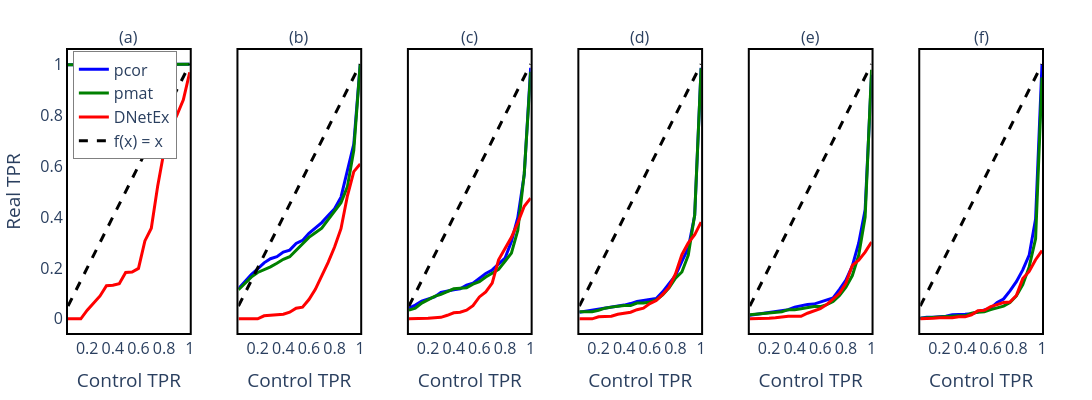

Write notebook code for a chart like this one.
### Code cell
import plotly.graph_objects as go
from plotly.subplots import make_subplots

# Create the 1-row, 6-column subplot figure
fig = make_subplots(
    rows=1, cols=6,
    shared_xaxes=False,     
    horizontal_spacing=0.05,  
    subplot_titles=["(a)", "(b)", "(c)", "(d)", "(e)", "(f)"]
)

################################################################################
# Subplot 1 a
################################################################################
temp_df = r1_00.groupby('alpha').TPR.mean().reset_index()
temp_dfx = x1_00.groupby('alpha').TPR.mean().reset_index()
run_number = 0

trace1_sub1 = go.Scatter(
    x=temp_df.alpha.values,
    y=temp_df.TPR.values,
    mode='lines',
    name='pcor',
    line=dict(color='blue'),
    showlegend=True
)

trace1x_sub1 = go.Scatter(
    x=temp_dfx.alpha.values,
    y=temp_dfx.TPR.values,
    mode='lines',
    name='pmat',
    line=dict(color='green'),
    showlegend=True
)

trace2_sub1 = go.Scatter(
    x=runs_qs_list_00[run_number],
    y=runs_recall_list_00[run_number],
    mode='lines',
    name='DNetEx',
    line=dict(color='red'),
    showlegend=True
)

trace3_sub1 = go.Scatter(
    x=[min(runs_qs_list_00[run_number]), max(runs_qs_list_00[run_number])],
    y=[min(runs_qs_list_00[run_number]), max(runs_qs_list_00[run_number])],
    mode='lines',
    name="f(x) = x",
    line=dict(color='black', dash='dash'),
    showlegend=True
)

fig.add_trace(trace1_sub1, row=1, col=1)
fig.add_trace(trace1x_sub1, row=1, col=1)
fig.add_trace(trace2_sub1, row=1, col=1)
fig.add_trace(trace3_sub1, row=1, col=1)

fig.update_xaxes(
    title_text="Control TPR", 
    showline=True, linewidth=2, linecolor='black', mirror=True,
    row=1, col=1
)
fig.update_yaxes(
    title_text="Real TPR", 
    showline=True, linewidth=2, linecolor='black', mirror=True,
    row=1, col=1
)

################################################################################
# Subplot 2 b
################################################################################
temp_df = r1_02.groupby('alpha').TPR.mean().reset_index()
temp_dfx = x1_02.groupby('alpha').TPR.mean().reset_index()

trace1_sub2 = go.Scatter(
    x=temp_df.alpha.values,
    y=temp_df.TPR.values,
    mode='lines',
    name='pcor',
    line=dict(color='blue'),
    showlegend=False
)

trace1x_sub2 = go.Scatter(
    x=temp_dfx.alpha.values,
    y=temp_dfx.TPR.values,
    mode='lines',
    name='pmat',
    line=dict(color='green'),
    showlegend=False
)

trace2_sub2 = go.Scatter(
    x=runs_qs_list_02[run_number],
    y=runs_recall_list_02[run_number],
    mode='lines',
    name='Our Method, p=100',
    line=dict(color='red'),
    showlegend=False
)

trace3_sub2 = go.Scatter(
    x=[min(runs_qs_list_02[run_number]), max(runs_qs_list_02[run_number])],
    y=[min(runs_qs_list_02[run_number]), max(runs_qs_list_02[run_number])],
    mode='lines',
    name="f(x) = x",
    line=dict(color='black', dash='dash'),
    showlegend=False
)

fig.add_trace(trace1_sub2, row=1, col=2)
fig.add_trace(trace1x_sub2, row=1, col=2)
fig.add_trace(trace2_sub2, row=1, col=2)
fig.add_trace(trace3_sub2, row=1, col=2)

fig.update_xaxes(
    title_text="Control TPR", 
    showline=True, linewidth=2, linecolor='black', mirror=True,
    row=1, col=2
)
fig.update_yaxes(
    title_text="", 
    showline=True, linewidth=2, linecolor='black', mirror=True,
    row=1, col=2
)

################################################################################
# Subplot 3 c
################################################################################
temp_df = r1_04.groupby('alpha').TPR.mean().reset_index()
temp_dfx = x1_04.groupby('alpha').TPR.mean().reset_index()

trace1_sub3 = go.Scatter(
    x=temp_df.alpha.values,
    y=temp_df.TPR.values,
    mode='lines',
    name='pcor',
    line=dict(color='blue'),
    showlegend=False
)

trace1x_sub3 = go.Scatter(
    x=temp_dfx.alpha.values,
    y=temp_dfx.TPR.values,
    mode='lines',
    name='pmat',
    line=dict(color='green'),
    showlegend=False
)

trace2_sub3 = go.Scatter(
    x=runs_qs_list_04[run_number],
    y=runs_recall_list_04[run_number],
    mode='lines',
    name='Our Method, p=100',
    line=dict(color='red'),
    showlegend=False
)

trace3_sub3 = go.Scatter(
    x=[min(runs_qs_list_04[run_number]), max(runs_qs_list_04[run_number])],
    y=[min(runs_qs_list_04[run_number]), max(runs_qs_list_04[run_number])],
    mode='lines',
    name="f(x) = x",
    line=dict(color='black', dash='dash'),
    showlegend=False
)

fig.add_trace(trace1_sub3, row=1, col=3)
fig.add_trace(trace1x_sub3, row=1, col=3)
fig.add_trace(trace2_sub3, row=1, col=3)
fig.add_trace(trace3_sub3, row=1, col=3)

fig.update_xaxes(
    title_text="Control TPR", 
    showline=True, linewidth=2, linecolor='black', mirror=True,
    row=1, col=3
)
fig.update_yaxes(
    title_text="", 
    showline=True, linewidth=2, linecolor='black', mirror=True,
    row=1, col=3
)

################################################################################
# Subplot 4 d
################################################################################
temp_df = r1_06.groupby('alpha').TPR.mean().reset_index()
temp_dfx = x1_06.groupby('alpha').TPR.mean().reset_index()

trace1_sub4 = go.Scatter(
    x=temp_df.alpha.values,
    y=temp_df.TPR.values,
    mode='lines',
    name='pcor',
    line=dict(color='blue'),
    showlegend=False
)

trace1x_sub4 = go.Scatter(
    x=temp_dfx.alpha.values,
    y=temp_dfx.TPR.values,
    mode='lines',
    name='pmat',
    line=dict(color='green'),
    showlegend=False
)

trace2_sub4 = go.Scatter(
    x=runs_qs_list_06[run_number],
    y=runs_recall_list_06[run_number],
    mode='lines',
    name='Our Method, p=100',
    line=dict(color='red'),
    showlegend=False
)

trace3_sub4 = go.Scatter(
    x=[min(runs_qs_list_06[run_number]), max(runs_qs_list_06[run_number])],
    y=[min(runs_qs_list_06[run_number]), max(runs_qs_list_06[run_number])],
    mode='lines',
    name="f(x) = x",
    line=dict(color='black', dash='dash'),
    showlegend=False
)

fig.add_trace(trace1_sub4, row=1, col=4)
fig.add_trace(trace1x_sub4, row=1, col=4)
fig.add_trace(trace2_sub4, row=1, col=4)
fig.add_trace(trace3_sub4, row=1, col=4)

fig.update_xaxes(
    title_text="Control TPR", 
    showline=True, linewidth=2, linecolor='black', mirror=True,
    row=1, col=4
)
fig.update_yaxes(
    title_text="", 
    showline=True, linewidth=2, linecolor='black', mirror=True,
    row=1, col=4
)

################################################################################
# Subplot 5 e
################################################################################
temp_df = r1_08.groupby('alpha').TPR.mean().reset_index()
temp_dfx = x1_08.groupby('alpha').TPR.mean().reset_index()

trace1_sub5 = go.Scatter(
    x=temp_df.alpha.values,
    y=temp_df.TPR.values,
    mode='lines',
    name='pcor',
    line=dict(color='blue'),
    showlegend=False
)

trace1x_sub5 = go.Scatter(
    x=temp_dfx.alpha.values,
    y=temp_dfx.TPR.values,
    mode='lines',
    name='pmat',
    line=dict(color='green'),
    showlegend=False
)

trace2_sub5 = go.Scatter(
    x=runs_qs_list_08[run_number],
    y=runs_recall_list_08[run_number],
    mode='lines',
    name='Our Method, p=100',
    line=dict(color='red'),
    showlegend=False
)

trace3_sub5 = go.Scatter(
    x=[min(runs_qs_list_08[run_number]), max(runs_qs_list_08[run_number])],
    y=[min(runs_qs_list_08[run_number]), max(runs_qs_list_08[run_number])],
    mode='lines',
    name="f(x) = x",
    line=dict(color='black', dash='dash'),
    showlegend=False
)

fig.add_trace(trace1_sub5, row=1, col=5)
fig.add_trace(trace1x_sub5, row=1, col=5)
fig.add_trace(trace2_sub5, row=1, col=5)
fig.add_trace(trace3_sub5, row=1, col=5)

fig.update_xaxes(
    title_text="Control TPR", 
    showline=True, linewidth=2, linecolor='black', mirror=True,
    row=1, col=5
)
fig.update_yaxes(
    title_text="", 
    showline=True, linewidth=2, linecolor='black', mirror=True,
    row=1, col=5
)

################################################################################
# Subplot 6 f
################################################################################
temp_df = r1_10.groupby('alpha').TPR.mean().reset_index()
temp_dfx = x1_10.groupby('alpha').TPR.mean().reset_index()

trace1_sub6 = go.Scatter(
    x=temp_df.alpha.values,
    y=temp_df.TPR.values,
    mode='lines',
    name='pcor',
    line=dict(color='blue'),
    showlegend=False
)

trace1x_sub6 = go.Scatter(
    x=temp_dfx.alpha.values,
    y=temp_dfx.TPR.values,
    mode='lines',
    name='pmat',
    line=dict(color='green'),
    showlegend=False
)

trace2_sub6 = go.Scatter(
    x=runs_qs_list_10[run_number],
    y=runs_recall_list_10[run_number],
    mode='lines',
    name='Our Method, p=100',
    line=dict(color='red'),
    showlegend=False
)

trace3_sub6 = go.Scatter(
    x=[min(runs_qs_list_10[run_number]), max(runs_qs_list_10[run_number])],
    y=[min(runs_qs_list_10[run_number]), max(runs_qs_list_10[run_number])],
    mode='lines',
    name="f(x) = x",
    line=dict(color='black', dash='dash'),
    showlegend=False
)

fig.add_trace(trace1_sub6, row=1, col=6)
fig.add_trace(trace1x_sub6, row=1, col=6)
fig.add_trace(trace2_sub6, row=1, col=6)
fig.add_trace(trace3_sub6, row=1, col=6)

fig.update_xaxes(
    title_text="Control TPR", 
    showline=True, linewidth=2, linecolor='black', mirror=True,
    row=1, col=6
)
fig.update_yaxes(
    title_text="", 
    showline=True, linewidth=2, linecolor='black', mirror=True,
    row=1, col=6
)

################################################################################
# Global Layout
################################################################################
fig.update_traces(line=dict(width=3))
fig.update_layout(
    xaxis1=dict(tickfont=dict(size=16)),
    xaxis2=dict(tickfont=dict(size=16)),
    xaxis3=dict(tickfont=dict(size=16)),
    xaxis4=dict(tickfont=dict(size=16)),
    xaxis5=dict(tickfont=dict(size=16)),
    xaxis6=dict(tickfont=dict(size=16)),
    yaxis1=dict(tickfont=dict(size=16)),
    yaxis2=dict(tickfont=dict(size=16), showticklabels=False),
    yaxis3=dict(tickfont=dict(size=16), showticklabels=False),
    yaxis4=dict(tickfont=dict(size=16), showticklabels=False),
    yaxis5=dict(tickfont=dict(size=16), showticklabels=False),
    yaxis6=dict(tickfont=dict(size=16), showticklabels=False),
    autosize=False,
    width=2000,
    height=400,
    plot_bgcolor='white',
    paper_bgcolor='white',
    margin=dict(l=50, r=50, t=50, b=50),
    showlegend=True,
    legend=dict(
        x=0.005,
        y=0.995,
        xanchor='left',
        yanchor='top',
        bgcolor='white',
        bordercolor='gray',
        borderwidth=1
    ),
    font=dict(size=16)
)

fig.show()

fig.write_image("Results/erdos_power.pdf")

### Figure 1 — Plotly figure (JSON) as saved in the notebook; plotly's stock layout.template omitted (floating-point values rounded to 4 significant figures)
{"data": [{"line": {"color": "blue", "width": 3}, "mode": "lines", "name": "pcor", "showlegend": true, "type": "scatter", "x": [0.05, 0.1, 0.15, 0.2, 0.25, 0.3, 0.35, 0.4, 0.45, 0.5, 0.55, 0.6, 0.65, 0.7, 0.75, 0.8, 0.85, 0.9, 0.95, 1.0], "xaxis": "x", "y": [0.998, 0.998, 0.998, 0.998, 0.998, 0.998, 0.998, 0.998, 0.998, 0.998, 1.0, 1.0, 1.0, 1.0, 1.0, 1.0, 1.0, 1.0, 1.0, 1.0], "yaxis": "y"}, {"line": {"color": "green", "width": 3}, "mode": "lines", "name": "pmat", "showlegend": true, "type": "scatter", "x": [0.05, 0.1, 0.15, 0.2, 0.25, 0.3, 0.35, 0.4, 0.45, 0.5, 0.55, 0.6, 0.65, 0.7, 0.75, 0.8, 0.85, 0.9, 0.95, 1.0], "xaxis": "x", "y": [0.998, 0.998, 0.998, 0.998, 0.998, 0.998, 0.998, 0.998, 0.998, 1.0, 1.0, 1.0, 1.0, 1.0, 1.0, 1.0, 1.0, 1.0, 1.0, 1.0], "yaxis": "y"}, {"line": {"color": "red", "width": 3}, "mode": "lines", "name": "DNetEx", "showlegend": true, "type": "scatter", "x": [0.05, 0.1, 0.15, 0.2, 0.25, 0.3, 0.35, 0.4, 0.45, 0.5, 0.55, 0.6, 0.65, 0.7, 0.75, 0.8, 0.85, 0.9, 0.95, 1.0], "xaxis": "x", "y": [0.0, 0.0, 0.0, 0.034, 0.064, 0.09, 0.13, 0.132, 0.138, 0.182, 0.184, 0.198, 0.306, 0.356, 0.522, 0.66, 0.748, 0.8, 0.86, 0.968], "yaxis": "y"}, {"line": {"color": "black", "dash": "dash", "width": 3}, "mode": "lines", "name": "f(x) = x", "showlegend": true, "type": "scatter", "x": [0.05, 1], "xaxis": "x", "y": [0.05, 1], "yaxis": "y"}, {"line": {"color": "blue", "width": 3}, "mode": "lines", "name": "pcor", "showlegend": false, "type": "scatter", "x": [0.05, 0.1, 0.15, 0.2, 0.25, 0.3, 0.35, 0.4, 0.45, 0.5, 0.55, 0.6, 0.65, 0.7, 0.75, 0.8, 0.85, 0.9, 0.95, 1.0], "xaxis": "x2", "y": [0.118, 0.148, 0.174, 0.196, 0.22, 0.236, 0.244, 0.262, 0.27, 0.296, 0.308, 0.336, 0.356, 0.378, 0.406, 0.432, 0.478, 0.58, 0.686, 0.998], "yaxis": "y2"}, {"line": {"color": "green", "width": 3}, "mode": "lines", "name": "pmat", "showlegend": false, "type": "scatter", "x": [0.05, 0.1, 0.15, 0.2, 0.25, 0.3, 0.35, 0.4, 0.45, 0.5, 0.55, 0.6, 0.65, 0.7, 0.75, 0.8, 0.85, 0.9, 0.95, 1.0], "xaxis": "x2", "y": [0.114, 0.14, 0.164, 0.182, 0.192, 0.204, 0.218, 0.234, 0.244, 0.268, 0.296, 0.32, 0.338, 0.356, 0.39, 0.422, 0.456, 0.518, 0.662, 1.0], "yaxis": "y2"}, {"line": {"color": "red", "width": 3}, "mode": "lines", "name": "Our Method, p=100", "showlegend": false, "type": "scatter", "x": [0.05, 0.1, 0.15, 0.2, 0.25, 0.3, 0.35, 0.4, 0.45, 0.5, 0.55, 0.6, 0.65, 0.7, 0.75, 0.8, 0.85, 0.9, 0.95, 1.0], "xaxis": "x2", "y": [0.0, 0.0, 0.0, 0.0, 0.012, 0.014, 0.014, 0.018, 0.026, 0.042, 0.046, 0.076, 0.116, 0.166, 0.222, 0.282, 0.354, 0.482, 0.578, 0.608], "yaxis": "y2"}, {"line": {"color": "black", "dash": "dash", "width": 3}, "mode": "lines", "name": "f(x) = x", "showlegend": false, "type": "scatter", "x": [0.05, 1], "xaxis": "x2", "y": [0.05, 1], "yaxis": "y2"}, {"line": {"color": "blue", "width": 3}, "mode": "lines", "name": "pcor", "showlegend": false, "type": "scatter", "x": [0.05, 0.1, 0.15, 0.2, 0.25, 0.3, 0.35, 0.4, 0.45, 0.5, 0.55, 0.6, 0.65, 0.7, 0.75, 0.8, 0.85, 0.9, 0.95, 1.0], "xaxis": "x3", "y": [0.042, 0.054, 0.07, 0.078, 0.086, 0.104, 0.11, 0.114, 0.118, 0.132, 0.14, 0.16, 0.178, 0.192, 0.214, 0.238, 0.304, 0.398, 0.566, 0.986], "yaxis": "y3"}, {"line": {"color": "green", "width": 3}, "mode": "lines", "name": "pmat", "showlegend": false, "type": "scatter", "x": [0.05, 0.1, 0.15, 0.2, 0.25, 0.3, 0.35, 0.4, 0.45, 0.5, 0.55, 0.6, 0.65, 0.7, 0.75, 0.8, 0.85, 0.9, 0.95, 1.0], "xaxis": "x3", "y": [0.034, 0.042, 0.062, 0.076, 0.088, 0.096, 0.106, 0.118, 0.12, 0.122, 0.136, 0.146, 0.164, 0.178, 0.194, 0.226, 0.258, 0.348, 0.57, 0.97], "yaxis": "y3"}, {"line": {"color": "red", "width": 3}, "mode": "lines", "name": "Our Method, p=100", "showlegend": false, "type": "scatter", "x": [0.05, 0.1, 0.15, 0.2, 0.25, 0.3, 0.35, 0.4, 0.45, 0.5, 0.55, 0.6, 0.65, 0.7, 0.75, 0.8, 0.85, 0.9, 0.95, 1.0], "xaxis": "x3", "y": [0.0, 0.0, 0.0, 0.002, 0.004, 0.006, 0.014, 0.024, 0.026, 0.034, 0.052, 0.086, 0.106, 0.14, 0.232, 0.274, 0.32, 0.378, 0.442, 0.474], "yaxis": "y3"}, {"line": {"color": "black", "dash": "dash", "width": 3}, "mode": "lines", "name": "f(x) = x", "showlegend": false, "type": "scatter", "x": [0.05, 1], "xaxis": "x3", "y": [0.05, 1], "yaxis": "y3"}, {"line": {"color": "blue", "width": 3}, "mode": "lines", "name": "pcor", "showlegend": false, "type": "scatter", "x": [0.05, 0.1, 0.15, 0.2, 0.25, 0.3, 0.35, 0.4, 0.45, 0.5, 0.55, 0.6, 0.65, 0.7, 0.75, 0.8, 0.85, 0.9, 0.95, 1.0], "xaxis": "x4", "y": [0.026, 0.03, 0.034, 0.036, 0.04, 0.046, 0.048, 0.054, 0.06, 0.068, 0.072, 0.076, 0.08, 0.106, 0.14, 0.17, 0.226, 0.278, 0.406, 0.986], "yaxis": "y4"}, {"line": {"color": "green", "width": 3}, "mode": "lines", "name": "pmat", "showlegend": false, "type": "scatter", "x": [0.05, 0.1, 0.15, 0.2, 0.25, 0.3, 0.35, 0.4, 0.45, 0.5, 0.55, 0.6, 0.65, 0.7, 0.75, 0.8, 0.85, 0.9, 0.95, 1.0], "xaxis": "x4", "y": [0.028, 0.028, 0.028, 0.034, 0.042, 0.046, 0.05, 0.052, 0.052, 0.062, 0.062, 0.066, 0.074, 0.094, 0.122, 0.16, 0.184, 0.25, 0.408, 0.984], "yaxis": "y4"}, {"line": {"color": "red", "width": 3}, "mode": "lines", "name": "Our Method, p=100", "showlegend": false, "type": "scatter", "x": [0.05, 0.1, 0.15, 0.2, 0.25, 0.3, 0.35, 0.4, 0.45, 0.5, 0.55, 0.6, 0.65, 0.7, 0.75, 0.8, 0.85, 0.9, 0.95, 1.0], "xaxis": "x4", "y": [0.0, 0.0, 0.0, 0.008, 0.01, 0.01, 0.018, 0.022, 0.026, 0.036, 0.042, 0.06, 0.072, 0.096, 0.124, 0.176, 0.252, 0.298, 0.33, 0.38], "yaxis": "y4"}, {"line": {"color": "black", "dash": "dash", "width": 3}, "mode": "lines", "name": "f(x) = x", "showlegend": false, "type": "scatter", "x": [0.05, 1], "xaxis": "x4", "y": [0.05, 1], "yaxis": "y4"}, {"line": {"color": "blue", "width": 3}, "mode": "lines", "name": "pcor", "showlegend": false, "type": "scatter", "x": [0.05, 0.1, 0.15, 0.2, 0.25, 0.3, 0.35, 0.4, 0.45, 0.5, 0.55, 0.6, 0.65, 0.7, 0.75, 0.8, 0.85, 0.9, 0.95, 1.0], "xaxis": "x5", "y": [0.014, 0.018, 0.02, 0.026, 0.028, 0.032, 0.036, 0.046, 0.052, 0.056, 0.058, 0.066, 0.074, 0.082, 0.116, 0.152, 0.208, 0.298, 0.428, 0.958], "yaxis": "y5"}, {"line": {"color": "green", "width": 3}, "mode": "lines", "name": "pmat", "showlegend": false, "type": "scatter", "x": [0.05, 0.1, 0.15, 0.2, 0.25, 0.3, 0.35, 0.4, 0.45, 0.5, 0.55, 0.6, 0.65, 0.7, 0.75, 0.8, 0.85, 0.9, 0.95, 1.0], "xaxis": "x5", "y": [0.016, 0.018, 0.022, 0.024, 0.026, 0.028, 0.036, 0.036, 0.04, 0.044, 0.048, 0.048, 0.056, 0.068, 0.092, 0.124, 0.17, 0.25, 0.4, 0.978], "yaxis": "y5"}, {"line": {"color": "red", "width": 3}, "mode": "lines", "name": "Our Method, p=100", "showlegend": false, "type": "scatter", "x": [0.05, 0.1, 0.15, 0.2, 0.25, 0.3, 0.35, 0.4, 0.45, 0.5, 0.55, 0.6, 0.65, 0.7, 0.75, 0.8, 0.85, 0.9, 0.95, 1.0], "xaxis": "x5", "y": [0.0, 0.0, 0.002, 0.002, 0.004, 0.008, 0.01, 0.01, 0.01, 0.022, 0.03, 0.04, 0.056, 0.08, 0.1, 0.14, 0.21, 0.23, 0.262, 0.302], "yaxis": "y5"}, {"line": {"color": "black", "dash": "dash", "width": 3}, "mode": "lines", "name": "f(x) = x", "showlegend": false, "type": "scatter", "x": [0.05, 1], "xaxis": "x5", "y": [0.05, 1], "yaxis": "y5"}, {"line": {"color": "blue", "width": 3}, "mode": "lines", "name": "pcor", "showlegend": false, "type": "scatter", "x": [0.05, 0.1, 0.15, 0.2, 0.25, 0.3, 0.35, 0.4, 0.45, 0.5, 0.55, 0.6, 0.65, 0.7, 0.75, 0.8, 0.85, 0.9, 0.95, 1.0], "xaxis": "x6", "y": [0.002, 0.006, 0.006, 0.008, 0.01, 0.016, 0.016, 0.018, 0.02, 0.028, 0.036, 0.042, 0.064, 0.078, 0.11, 0.146, 0.192, 0.25, 0.392, 1.0], "yaxis": "y6"}, {"line": {"color": "green", "width": 3}, "mode": "lines", "name": "pmat", "showlegend": false, "type": "scatter", "x": [0.05, 0.1, 0.15, 0.2, 0.25, 0.3, 0.35, 0.4, 0.45, 0.5, 0.55, 0.6, 0.65, 0.7, 0.75, 0.8, 0.85, 0.9, 0.95, 1.0], "xaxis": "x6", "y": [0.002, 0.004, 0.006, 0.006, 0.008, 0.01, 0.012, 0.012, 0.022, 0.026, 0.028, 0.036, 0.042, 0.05, 0.064, 0.09, 0.134, 0.204, 0.314, 0.948], "yaxis": "y6"}, {"line": {"color": "red", "width": 3}, "mode": "lines", "name": "Our Method, p=100", "showlegend": false, "type": "scatter", "x": [0.05, 0.1, 0.15, 0.2, 0.25, 0.3, 0.35, 0.4, 0.45, 0.5, 0.55, 0.6, 0.65, 0.7, 0.75, 0.8, 0.85, 0.9, 0.95, 1.0], "xaxis": "x6", "y": [0.0, 0.0, 0.002, 0.004, 0.004, 0.004, 0.008, 0.008, 0.016, 0.032, 0.034, 0.048, 0.056, 0.064, 0.066, 0.092, 0.158, 0.186, 0.232, 0.268], "yaxis": "y6"}, {"line": {"color": "black", "dash": "dash", "width": 3}, "mode": "lines", "name": "f(x) = x", "showlegend": false, "type": "scatter", "x": [0.05, 1], "xaxis": "x6", "y": [0.05, 1], "yaxis": "y6"}], "layout": {"annotations": [{"font": {"size": 16}, "showarrow": false, "text": "(a)", "x": 0.0625, "xanchor": "center", "xref": "paper", "y": 1, "yanchor": "bottom", "yref": "paper"}, {"font": {"size": 16}, "showarrow": false, "text": "(b)", "x": 0.2375, "xanchor": "center", "xref": "paper", "y": 1, "yanchor": "bottom", "yref": "paper"}, {"font": {"size": 16}, "showarrow": false, "text": "(c)", "x": 0.4125, "xanchor": "center", "xref": "paper", "y": 1, "yanchor": "bottom", "yref": "paper"}, {"font": {"size": 16}, "showarrow": false, "text": "(d)", "x": 0.5875, "xanchor": "center", "xref": "paper", "y": 1, "yanchor": "bottom", "yref": "paper"}, {"font": {"size": 16}, "showarrow": false, "text": "(e)", "x": 0.7625, "xanchor": "center", "xref": "paper", "y": 1, "yanchor": "bottom", "yref": "paper"}, {"font": {"size": 16}, "showarrow": false, "text": "(f)", "x": 0.9375, "xanchor": "center", "xref": "paper", "y": 1, "yanchor": "bottom", "yref": "paper"}], "autosize": false, "font": {"size": 16}, "height": 400, "legend": {"bgcolor": "white", "bordercolor": "gray", "borderwidth": 1, "x": 0.005, "xanchor": "left", "y": 0.995, "yanchor": "top"}, "margin": {"b": 50, "l": 50, "r": 50, "t": 50}, "paper_bgcolor": "white", "plot_bgcolor": "white", "showlegend": true, "width": 2000, "xaxis": {"anchor": "y", "domain": [0, 0.125], "linecolor": "black", "linewidth": 2, "mirror": true, "showline": true, "tickfont": {"size": 16}, "title": {"text": "Control TPR"}}, "xaxis2": {"anchor": "y2", "domain": [0.175, 0.3], "linecolor": "black", "linewidth": 2, "mirror": true, "showline": true, "tickfont": {"size": 16}, "title": {"text": "Control TPR"}}, "xaxis3": {"anchor": "y3", "domain": [0.35, 0.475], "linecolor": "black", "linewidth": 2, "mirror": true, "showline": true, "tickfont": {"size": 16}, "title": {"text": "Control TPR"}}, "xaxis4": {"anchor": "y4", "domain": [0.525, 0.65], "linecolor": "black", "linewidth": 2, "mirror": true, "showline": true, "tickfont": {"size": 16}, "title": {"text": "Control TPR"}}, "xaxis5": {"anchor": "y5", "domain": [0.7, 0.825], "linecolor": "black", "linewidth": 2, "mirror": true, "showline": true, "tickfont": {"size": 16}, "title": {"text": "Control TPR"}}, "xaxis6": {"anchor": "y6", "domain": [0.875, 1], "linecolor": "black", "linewidth": 2, "mirror": true, "showline": true, "tickfont": {"size": 16}, "title": {"text": "Control TPR"}}, "yaxis": {"anchor": "x", "domain": [0, 1], "linecolor": "black", "linewidth": 2, "mirror": true, "showline": true, "tickfont": {"size": 16}, "title": {"text": "Real TPR"}}, "yaxis2": {"anchor": "x2", "domain": [0, 1], "linecolor": "black", "linewidth": 2, "mirror": true, "showline": true, "showticklabels": false, "tickfont": {"size": 16}, "title": {"text": ""}}, "yaxis3": {"anchor": "x3", "domain": [0, 1], "linecolor": "black", "linewidth": 2, "mirror": true, "showline": true, "showticklabels": false, "tickfont": {"size": 16}, "title": {"text": ""}}, "yaxis4": {"anchor": "x4", "domain": [0, 1], "linecolor": "black", "linewidth": 2, "mirror": true, "showline": true, "showticklabels": false, "tickfont": {"size": 16}, "title": {"text": ""}}, "yaxis5": {"anchor": "x5", "domain": [0, 1], "linecolor": "black", "linewidth": 2, "mirror": true, "showline": true, "showticklabels": false, "tickfont": {"size": 16}, "title": {"text": ""}}, "yaxis6": {"anchor": "x6", "domain": [0, 1], "linecolor": "black", "linewidth": 2, "mirror": true, "showline": true, "showticklabels": false, "tickfont": {"size": 16}, "title": {"text": ""}}}}
